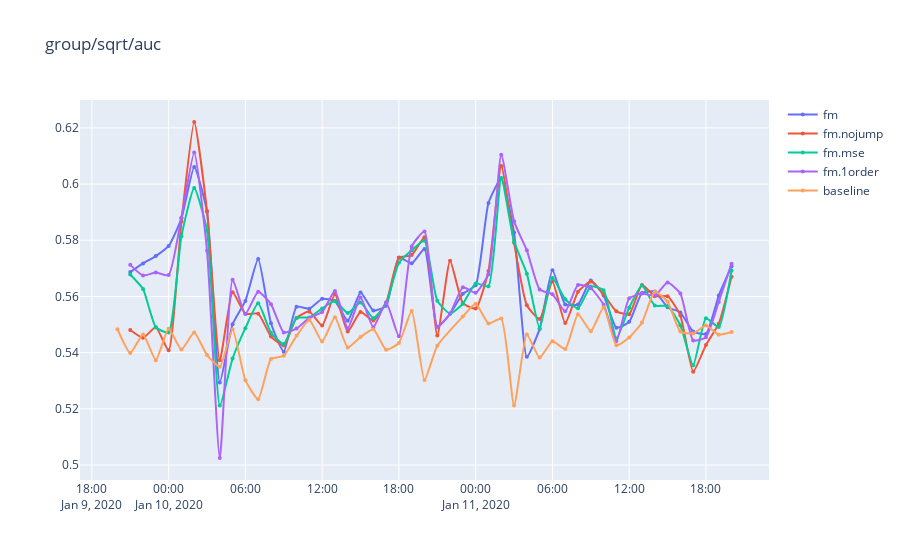
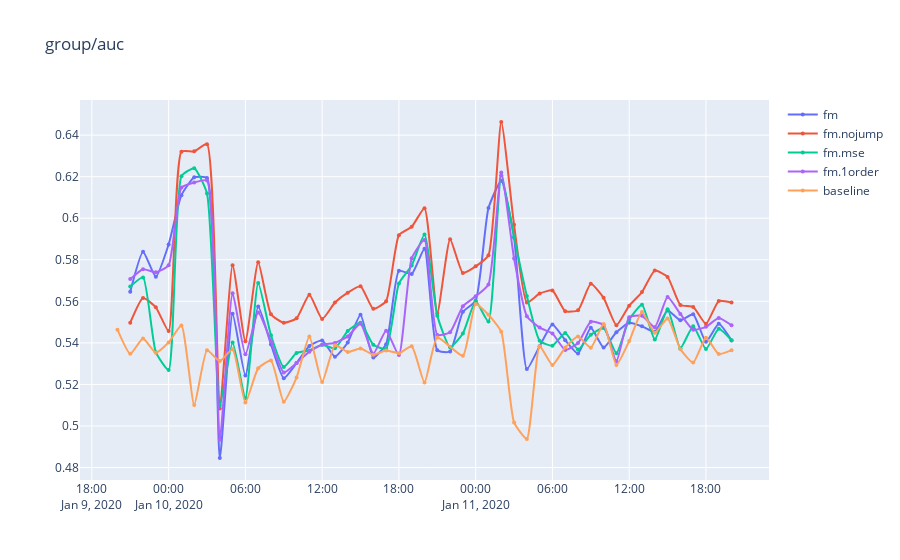
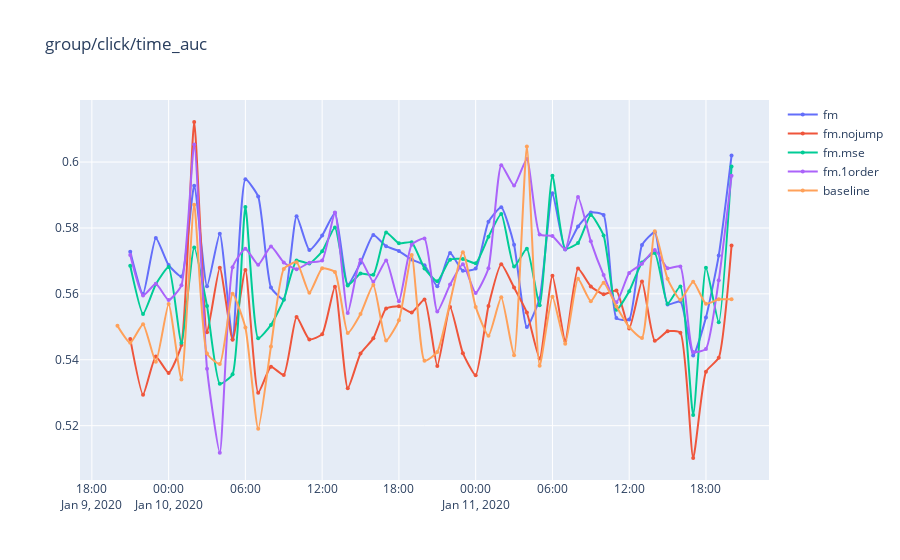
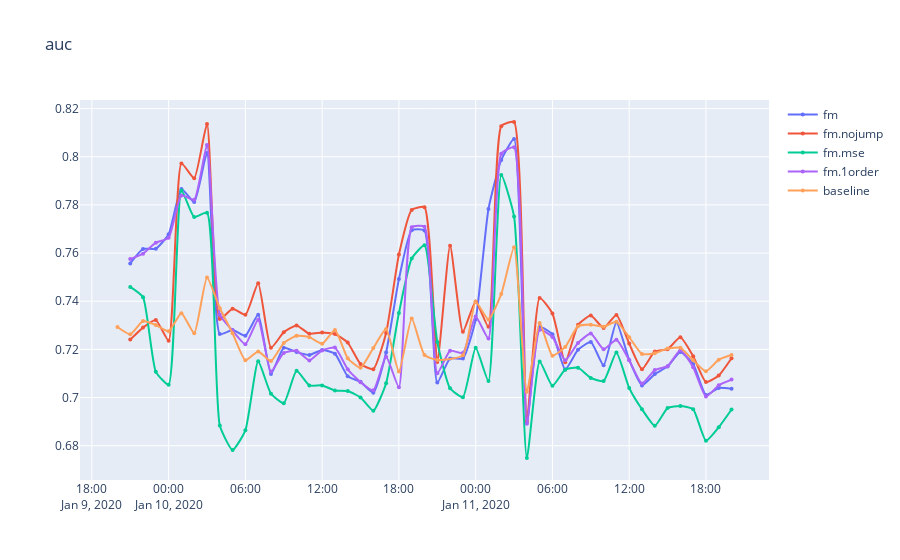

Notebook cell for these charts, in order:
### Code cell
dfs = []
m = {}
start_hour = 1e32
end_hour = -1
for dir in glob.glob('%s/*' % root):
  if os.path.isdir(dir):
    try:
      df = pd.read_csv('%s/metric_hours.csv' % dir)
      df = df.groupby(df.hour, as_index=False).last().sort_values(by=['hour'])
      df.name = os.path.basename(dir)
      m[df.name] = df
      dfs.append(df)
      if df.hour.max() > end_hour:
        end_hour = df.hour.max()
      if df.hour.min() < start_hour:
        start_hour = df.hour.min()
    except Exception:
      print(traceback.format_exc())
      continue
            
df_base_ = df_base[df_base.hour >= start_hour][df_base.hour <= end_hour]
# df_base_ = df_base[df_base.hour >= start_hour]
if len(df_base):
  df_base_.name = 'baseline'
  dfs.append(df_base_)
  m['baseline'] = df_base_

for df in dfs:
  df['mean/auc'] = (df['auc'] + df['click/time_auc']) / 2
  df['group/mean/auc'] =  (df['group/auc'] + df['group/click/time_auc']) / 2
  df['wmean/auc'] = (df['auc'] + df['click/weighted_time_auc']) / 2
  df['group/wmean/auc'] =  (df['group/auc'] + df['group/click/weighted_time_auc']) / 2
  df['sqrt/auc'] = (df['auc'] * df['click/time_auc']) ** 0.5
  df['group/sqrt/auc'] =  (df['group/auc'] * df['group/click/time_auc']) ** 0.5
  df['wsqrt/auc'] = (df['auc'] * df['click/weighted_time_auc']) ** 0.5
  df['group/wsqrt/auc'] =  (df['group/auc'] * df['group/click/weighted_time_auc']) ** 0.5

dfs[0].columns

#metric_names = 'gold_auc,group_auc,group/click/time_auc,auc,click/time_auc,click/weighted_time_auc,time_auc,weighted_time_auc'
metric_names = 'gold/auc,group/auc,group/click/time_auc,auc'
metric_names = [
    'gold/auc',
]
# show(dfs, metric_names, base=False, smoothing=0.)
dfs_ = dfs
models = m.keys()
dfs_ = [m[key] for key in models]
# show(dfs_, metric_names)
# show(dfs_, metric_names, include='hour', smoothing=0.3)
m.keys()

metric_names = [
#  'group/mean/auc',
 'group/sqrt/auc',
#  'group/wsqrt/auc',
 'group/auc',
 'group/click/time_auc',
#  'group/click/weighted_time_auc',
#  'mean/auc',
#  'wmean/auc',
 'auc',  
 'weighted_time_auc',   
 'click/time_auc',
 'cold/auc',
 'all/auc',
 'Click/group/auc',
 'Click/auc',
 'Dur/group/click/time_auc',
 'Dur/click/time_auc',
#  'click/weighted_time_auc',
]
metric_names += [x for x in dfs_[0].columns if 'loss' in x or 'mse' in x or 'mae' in x]
# models = [
# #     'base',
# ]
# # # models += [key for key in m if key.startswith('time.') and key.endswith('hours')]
# dfs_ = [m[key] for key in set(models) if key in m]
# show(dfs_, metric_names, smoothing=0., base=False)
show(dfs_, metric_names, smoothing=0., base=True, limit=48)
